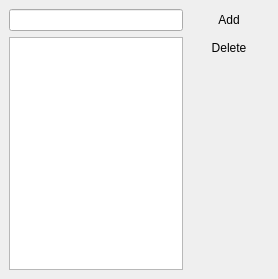
<ui version="4.0" >
 <author></author>
 <comment></comment>
 <exportmacro></exportmacro>
 <class>RzxListEditUI</class>
 <widget class="QWidget" name="RzxListEditUI" >
  <property name="geometry" >
   <rect>
    <x>0</x>
    <y>0</y>
    <width>278</width>
    <height>279</height>
   </rect>
  </property>
  <property name="windowTitle" >
   <string>Form</string>
  </property>
  <layout class="QGridLayout" >
   <property name="margin" >
    <number>9</number>
   </property>
   <property name="spacing" >
    <number>6</number>
   </property>
   <item row="2" column="1" >
    <spacer>
     <property name="orientation" >
      <enum>Qt::Vertical</enum>
     </property>
     <property name="sizeHint" >
      <size>
       <width>20</width>
       <height>191</height>
      </size>
     </property>
    </spacer>
   </item>
   <item rowspan="2" row="1" column="0" >
    <widget class="QListWidget" name="list" />
   </item>
   <item row="0" column="0" >
    <widget class="QLineEdit" name="editNew" />
   </item>
   <item row="0" column="1" >
    <widget class="QPushButton" name="btnAdd" >
     <property name="text" >
      <string>Add</string>
     </property>
     <property name="flat" >
      <bool>true</bool>
     </property>
    </widget>
   </item>
   <item row="1" column="1" >
    <widget class="QPushButton" name="btnDel" >
     <property name="text" >
      <string>Delete</string>
     </property>
     <property name="flat" >
      <bool>true</bool>
     </property>
    </widget>
   </item>
  </layout>
 </widget>
 <pixmapfunction></pixmapfunction>
 <resources/>
 <connections/>
</ui>
